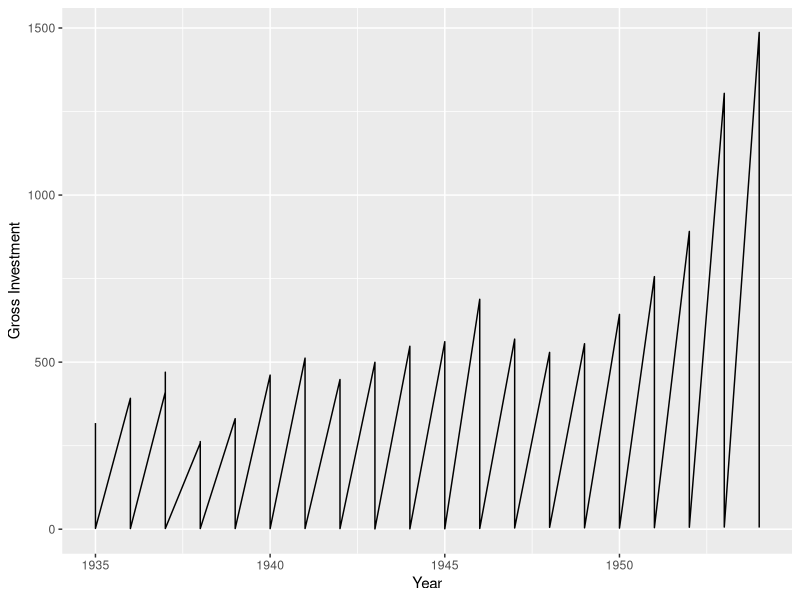
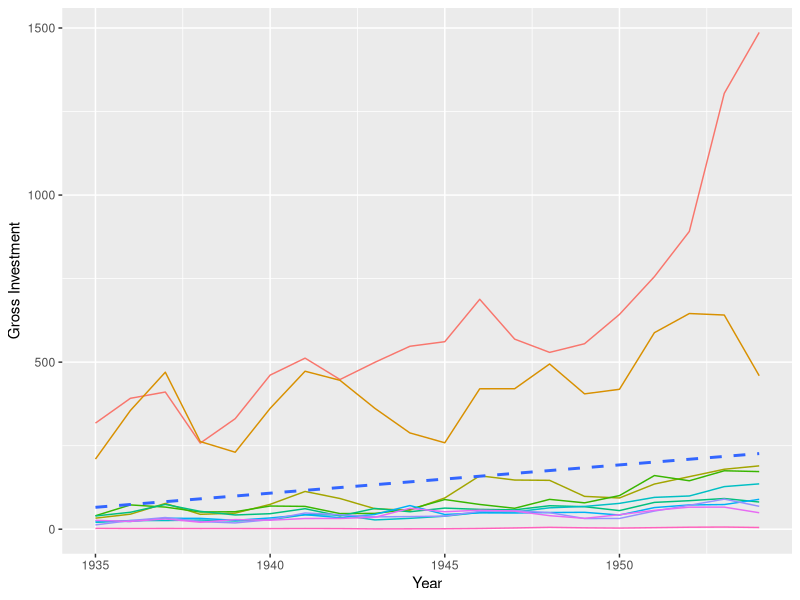
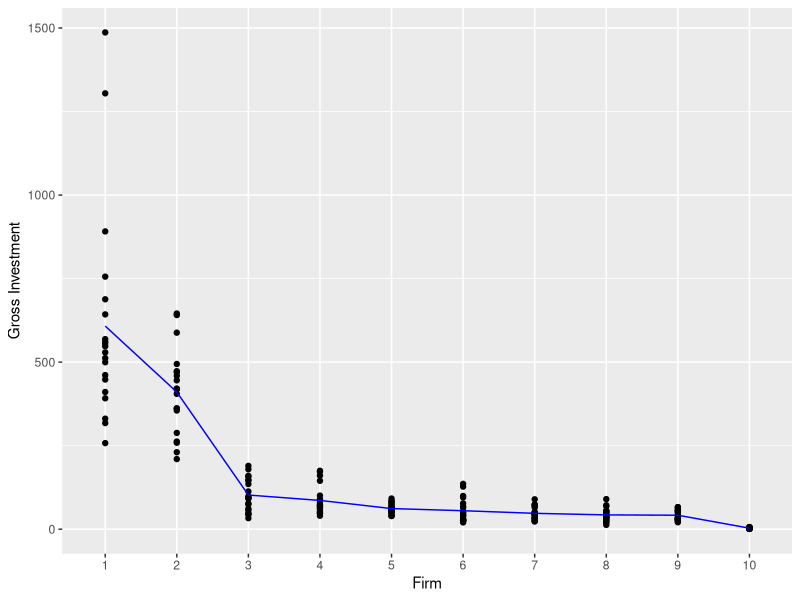
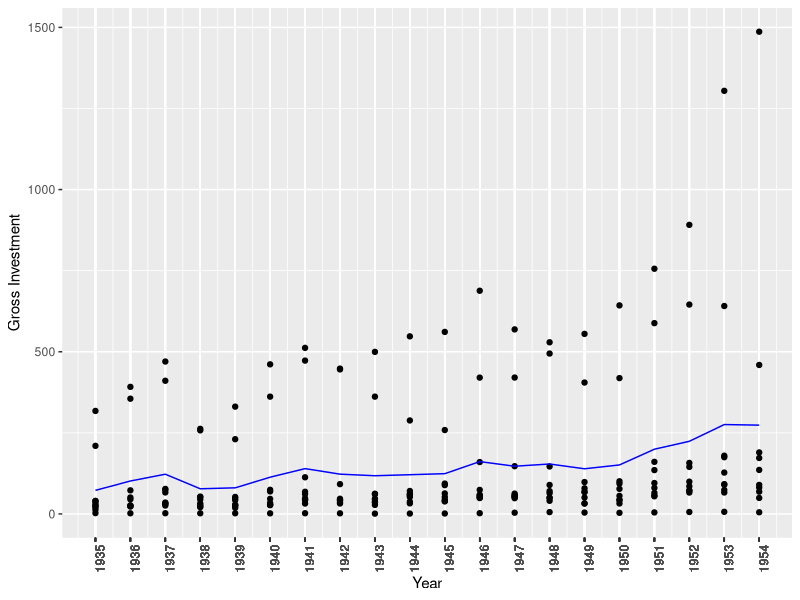
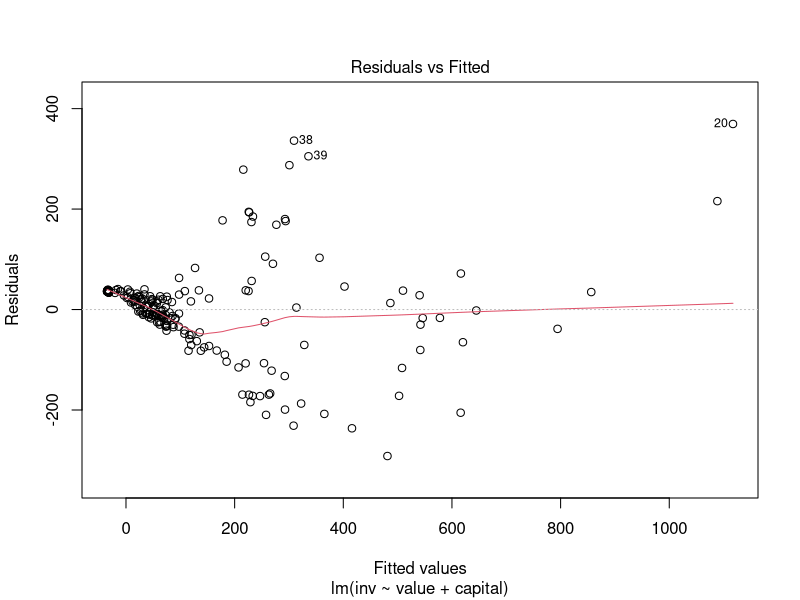
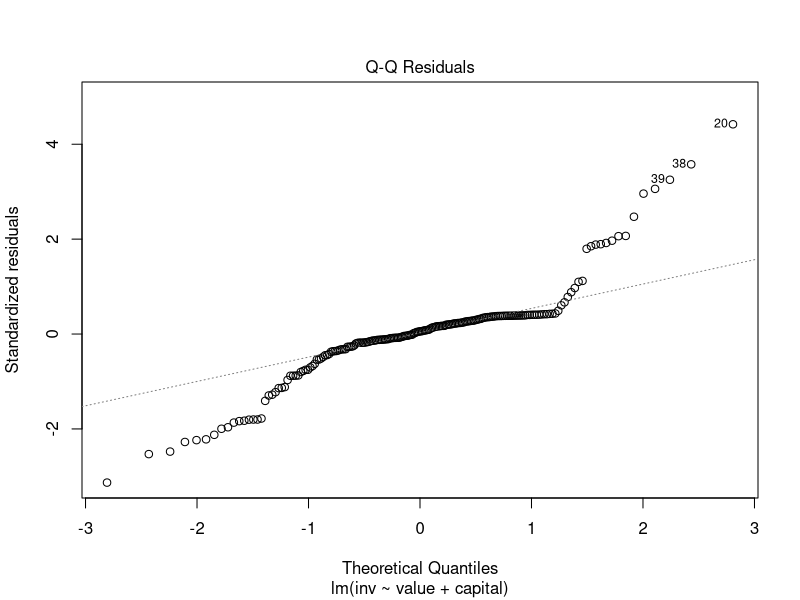
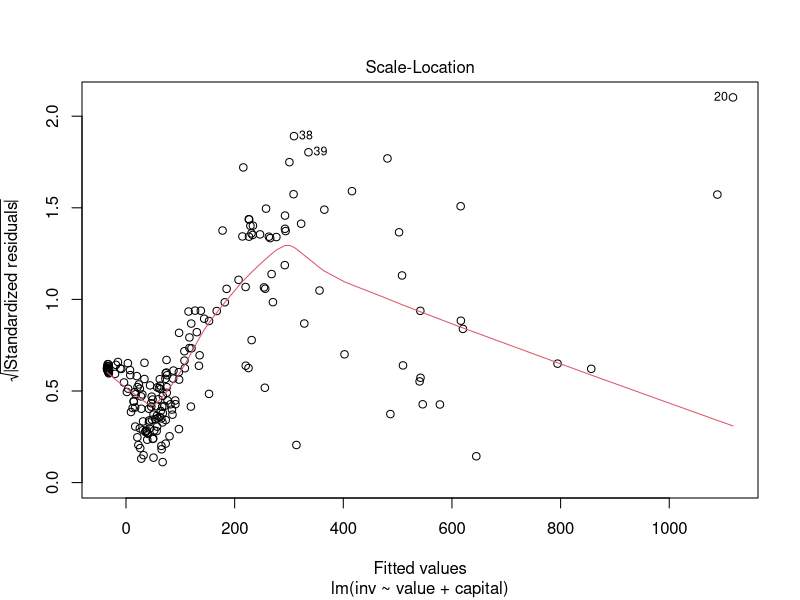
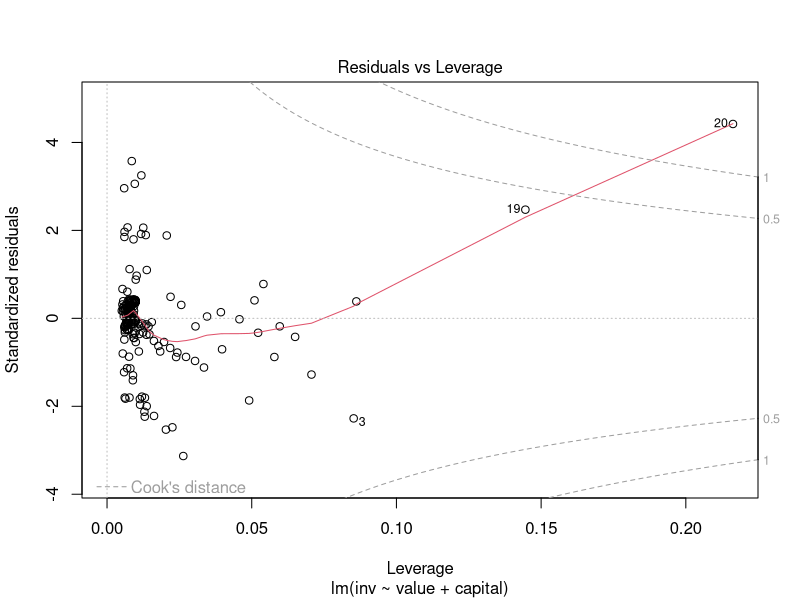

Write R code to recreate these figures, in order.
library(tidyverse)
library(plm)

# Balance of Data

data("Grunfeld", package = "plm")
str(Grunfeld)
head(Grunfeld)
is.pbalanced(Grunfeld)
Grunfeld %>%
  select(year, firm) %>%
  table()

data("EmplUK", package = "plm")
str(EmplUK)
head(EmplUK)
is.pbalanced(EmplUK)
EmplUK %>%
  select(year, firm) %>%
  filter(firm %in% c(1:10)) %>% 
  table()

E1 <- make.pbalanced(EmplUK,
                     balance.type = "fill")
head(E1)

E2 <- make.pbalanced(EmplUK,
                     balance.type = "shared.times")
head(E2)

E3 <- make.pbalanced(EmplUK,
                     balance.type = "shared.individuals")
head(E3)

# Graph of Data

head(df <- Grunfeld)

ggplot(df, aes(x = year, y = inv)) +
  geom_line() +
  labs(x = "Year",  y = "Gross Investment") +
  theme(legend.position = "none")

ggplot(df, aes(x = year, y = inv)) +
  geom_line(aes(colour = as.factor(firm))) +
  geom_smooth(method = "lm", se = F, lty = "dashed") +
  labs(x = "Year",  y = "Gross Investment") +
  theme(legend.position = "none")

df %>%
  group_by(firm) %>%
  summarise(inv_mean = mean(inv)) %>%
  left_join(df) %>%
  ggplot(., 
         aes(x = reorder(as.character(firm), firm), y = inv)) +
  geom_point() +
  geom_line(aes(x = firm, y = inv_mean), col = "blue") +
  labs(x = "Firm", y = "Gross Investment")

df %>%
  group_by(year) %>%
  summarise(inv_mean = mean(inv)) %>%
  left_join(df) %>%
  ggplot(., 
         aes(x = year, y = inv)) +
  geom_point() +
  geom_line(aes(x = year, y = inv_mean), col = "blue") +
  scale_x_continuous(labels = as.character(df$year), 
                     breaks = df$year) +
  labs(x = "Year", y = "Gross Investment") +
  theme(axis.text.x = element_text(angle = 90))

# Pooled OLS

pl <- lm(inv ~ value + capital, df)
summary(pl)
plot(pl)

Box.test(pl$resid)
library(car)
durbinWatsonTest(pl, max.lag = 2)
library(lmtest)
bptest(pl)

bgtest(pl)

shapiro.test(pl$residuals)

library(forecast)
checkresiduals(pl)

rm(list = ls())
